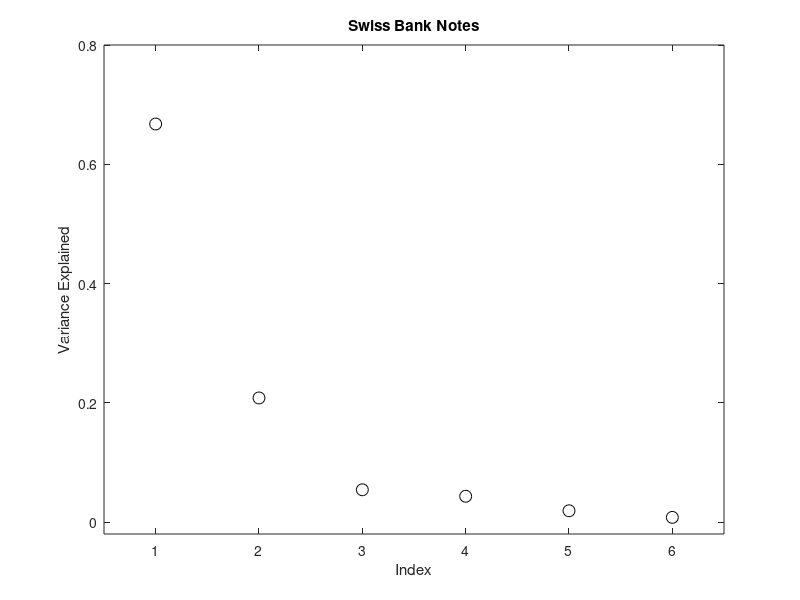
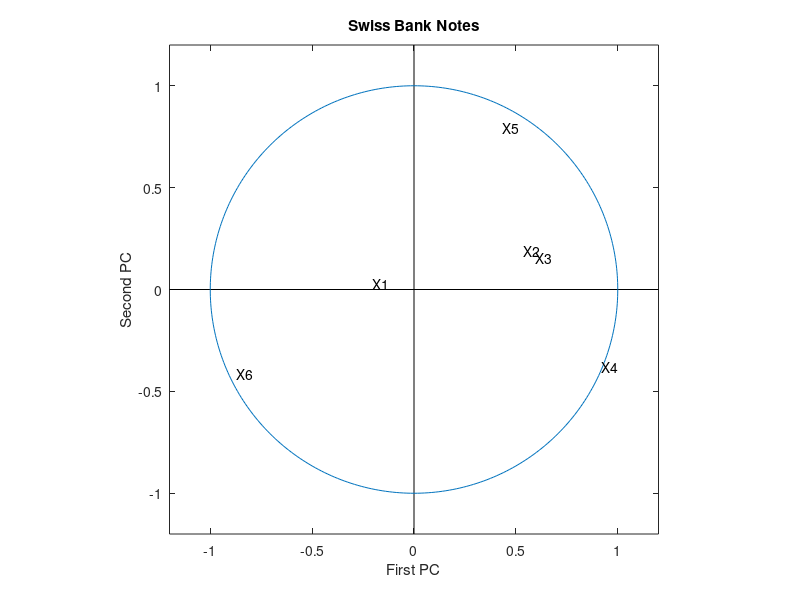

The MATLAB script that drew these images, in order:
%% clear all variables and console and close windows
clear
clc
close all

%% load data
x      = load('bank2.dat');
[n,p]  = size(x);

adjust = (n-1)*cov(x)/n;
[v,e]  = eigs(adjust,p,'la');    % Calculates eigenvalues and eigenvectors and sorts them by size
e1     = (e*ones(p,1))';         % Creates column vector of eigenvalues
s      = sum(e1);
e1     = e1/s;

% change the sign of some eigenvectors . This is done only to make easier
% the comparison with R results.
v(:,[1,2,3,5,6]) = -v(:,[1,2,3,5,6]);

%% plots
%% plot, relative proportion of variance explained by PCs
nr = 1:6;
figure
scatter(nr,e1,75,'k')
xlabel('Index')
ylabel('Variance Explained')
title('Swiss Bank Notes')
xlim([0.5 6.5])
ylim([-0.02 0.8])
box on

m      = mean(x);
temp   = x-repmat(m,n,1);
r      = temp*v;
r      = horzcat(r,x);
r      = corr(r);           % correlation between PCs and variables
r1     = r(7:12,1:2);       % correlation of the two most important PCs and variables

%% plot, correlation of the original variable with the PCs.
figure
hold on
xlim([-1.2 1.2])
ylim([-1.2 1.2])
line([-1.2 1.2],[0 0],'Color','k')
line([0 0],[1.2 -1.2],'Color','k')
title('Swiss Bank Notes')
xlabel('First PC')
ylabel('Second PC')
daspect([1,1,1])
plot(exp((-1)^.5*[0:2*pi/360:2*pi]))        % plot unit circle
box on
text(r1(1,1),r1(1,2),'X1')
text(r1(2,1),r1(2,2),'X2')
text(r1(3,1),r1(3,2),'X3')
text(r1(4,1),r1(4,2),'X4')
text(r1(5,1),r1(5,2),'X5')
text(r1(6,1),r1(6,2),'X6')
